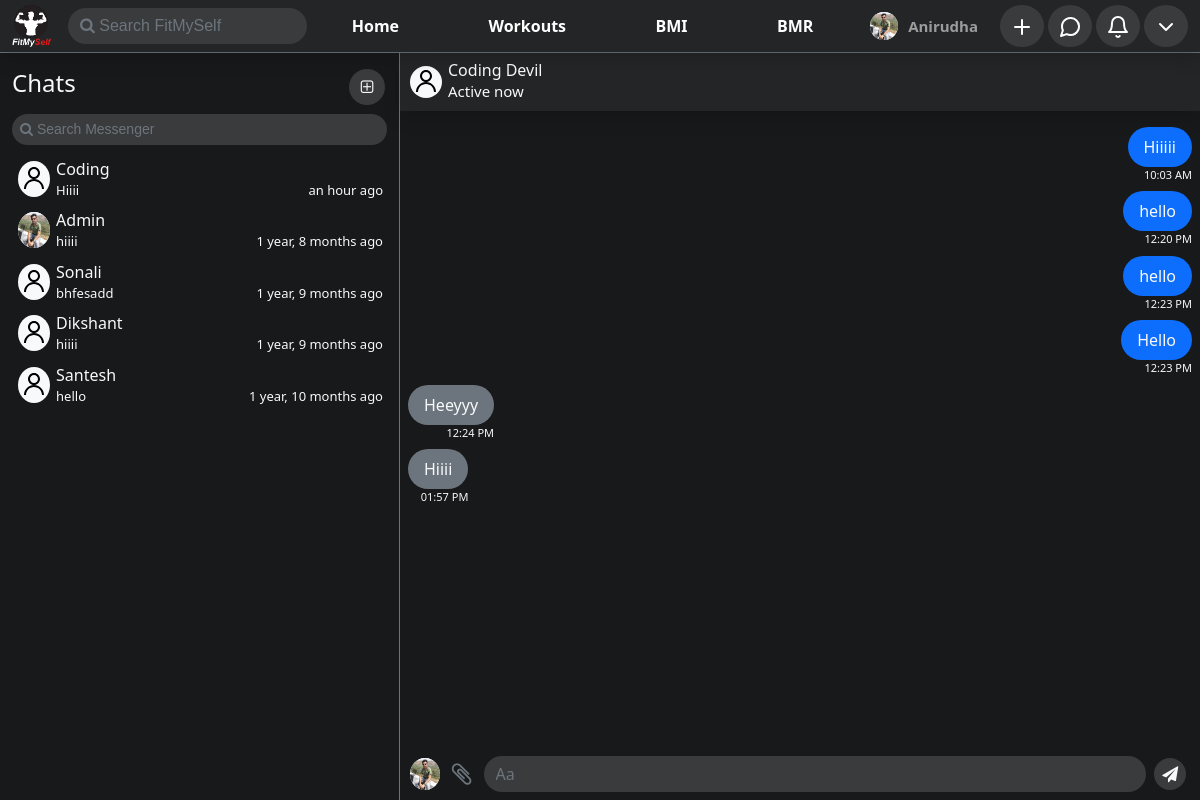
The app's page /messenger/chat/roomAnirudha.Jadhav.3.Coding.Devil.11 (signed in) with its own data.
### home/models.py (models this page shows, shortened)
class ProfilePictures(models.Model):
    user = models.ForeignKey(User,on_delete=models.CASCADE,null=True)
    upload_on = models.DateTimeField(default = timezone.now,null=True)
    display_picture = models.ImageField(upload_to=dpPath,null=True,blank=True)

### messenger/models.py (models this page shows, shortened)
class Room(models.Model):
    name = models.CharField(max_length = 1000)
    users = models.ManyToManyField(User)
    updated = models.DateTimeField(default=timezone.now)

class Message(models.Model):
    user = models.ForeignKey(User,on_delete=models.CASCADE)
    room = models.ForeignKey(Room,on_delete=models.CASCADE)
    msg = models.CharField(max_length = 10000)
    media = models.FileField(upload_to=filePath,null=True,blank=True)
    time = models.DateTimeField(default = timezone.now)
    seen = models.BooleanField(default=False)

### messenger/views.py (the view, shortened to what this page needs)
# urls.py: path('chat/<str:name>',views.chat,name='chat'),
def chat(request,name):
    if not request.user.is_authenticated:
        return redirect('/')
    this_user = UserExtended.objects.get(user = request.user)
    rooms = Room.objects.filter(users=request.user).order_by("-updated")
    chat_room = Room.objects.get(name=name)
    users = chat_room.users.all()
    chats = Message.objects.filter(room = chat_room)
    show_chat = {}
    for user in users:
        if user == request.user:
            continue
        else:
            chat_user = user
    user_profile_pic = ProfilePictures.objects.filter(user=chat_user).order_by('-upload_on').first()
    friends = Friend.objects.filter(user= request.user)
    profile_pic = ProfilePictures.objects.filter(user=request.user).order_by('-upload_on').first()
    friends_profile_pics = {}
    room_user_profile_pic = {}
    for friend in friends:
        friends_profile_pics[friend] = ProfilePictures.objects.filter(user = friend.friends.user).order_by('-upload_on').first()
    for room in rooms:
        for user in room.users.all():
            if user.pk is not request.user.pk:
                room_user_profile_pic[user] = ProfilePictures.objects.filter(user = user).order_by("-upload_on").first()
    for room in rooms:
        show_chat[room] = Message.objects.filter(room = room).order_by('-time').first()
    demo_room = Room.objects.get(pk=7)
    demo_msg = Message.objects.filter(room = demo_room).order_by("-time").first()
    params = {
        'chat_friends' : friends,
        'friends_profile_pics' : friends_profile_pics,
        'media' : settings.MEDIA_URL,
        'chat_user' : chat_user,
        'user_profile_pic' : user_profile_pic,
        'room_user_profile_pic' : room_user_profile_pic,
        'profile_pic' : profile_pic,
        'chat_room' : chat_room,
        'rooms' : rooms,
        'chats' : chats,
        'show_chat' : show_chat,
        'this_user' : this_user,
    }
    return render(request,'messenger/index.html',params)

### messenger/templates/messenger/index.html (shortened to what this page needs)
{% extends 'base.html' %}
{% load static %}
{% load humanize %}
{% load extras %}
{% block body %}
<div id="main-div" class="container-fluid">
    <div class="row border-top border-secondary messenger" id="messenger">
        <div class="col-4 border-end border-secondary">
            <div class="chat-head pt-3 pb-2 d-flex justify-content-between">
                <h4 class="text-light">Chats</h4>
                <span class="icon rounded-circle chat-link" style="width: 36px; height: 36px;">
                    <a href="#" id="new-chat" role="button" data-bs-toggle="dropdown" aria-expanded="false"><i class="fa fa-plus-square-o text-light"></i></a>
                </span>
            </div>
            <div class="chat-search w-100">
                <form id="search-form" action="" class="w-100" method="get" target="content">
                    <input class="no-outline text-light outline-none form-control form-control-sm rounded-pill me-2 chat-search" name="search" onchange="form.submit()" type="text" placeholder="&#xF002; Search Messenger" style="font-family:Arial, FontAwesome; width: 100%; background-color: #3a3b3c;" aria-label="Search">
                </form>
            </div>
            <div class="chat-contacts p-0 mt-2">
                <ul class="p-0" id="rooms">
                    {% for room in rooms %}
                        {% for u in room.users.all %}
                        {% if u.pk is not request.user.pk %}
                        <li class="text-light">
                            <a href="/messenger/chat/{{room.name}}" class="dropdown-item px-1 text-light d-flex align-items-center justify-content-start">
                                <span class="icon rounded-circle" style="width: 36px; height: 36px;">
                                    <img src="{% if room_user_profile_pic|value:u %}{{media}}{{room_user_profile_pic|value:u}}{% else %}{% static 'images/user.svg' %}{% endif %}" class="rounded-circle bg-light w-100 h-100" alt="">
                                </span>
                                <span class="ms-1 w-100">
                                    <p class="m-0">
                                        {{u.first_name}}
                                    </p>
                                    <span class="d-flex align-items-center justify-content-between w-100">
                                        <p style="font-size: .8125rem;" class="m-0">{{show_chat|chat:room}}</p>
                                        <p style="font-size: .8125rem;" class="m-0">{{show_chat|chat_time:room|naturaltime}}</p>
                                    </span>
                                </span>
                            </a>
                        </li>
                        {% endif %}
                        {% endfor %}
                    {% endfor %}
                </ul>
            </div>
        </div>
        <div class="col-8 p-0" id="message-main">
            <div class="messenger-head shadow m-0 navbar-bg d-flex justify-content-start align-items-center p-2" id="message-head">
                <span class="icon rounded-circle bg-light" style="width: 32px; height: 32px;">
                    <img src="{% if user_profile_pic %}{{media}}{{user_profile_pic.display_picture}}{% else %}{% static 'images/user.svg' %}{% endif %}" class="rounded-circle w-100 h-100" alt="">
                </span>
                <span class="ms-1">
                    <h6 class="text-light mb-0">{{chat_user.first_name}} {{chat_user.last_name}}</h6>
                    <p style="font-size: .9375rem;" class="m-0 text-light">Active {% if chat_user.is_active %}now{% else %} {{chat_user.last_login|naturaltime}}{% endif %}</p>
                </span>
            </div>
            <div class="px-2 message-container container-fluid pb-2 py-2" id="message-container">
                {% for chat in chats %}
                <div class="message my-2 {% if chat.user.pk is request.user.pk %}ms-auto {% endif %}" style="width: max-content;">
                    <div class="{% if chat.user.pk is request.user.pk %}bg-primary{% else %}bg-secondary{% endif %} {% if chat.media %} rounded-3 {% else %}rounded-pill px-3 py-2{% endif %}">
                        <p class="text-light m-0">{{chat.msg}}</p>
                    </div>
                    <p class="text-light m-0 text-end" style="font-size: .6875rem;">{{chat.time|date:'h:i A'}}</p>
                </div>
                {% endfor %}
            </div>
            <div class="message-form p-2 d-flex justify-content-start align-items-center w-100" id="message-form">
                <span class="icon rounded-circle bg-light" style="width: 32px; height: 32px;">
                    <img src="{% if profile_pic %}{{media}}{{profile_pic.display_picture}}{% else %}{% static 'images/user.svg' %}{% endif %}" class="rounded-circle" style="width: 100%; height: 100%;" alt="">
                </span>
                <button class="icon rounded-circle ms-1 attachment-btn no-outline" style="width: 32px; height: 32px;" onclick="document.getElementById('attachment').click()">
                    <i class="fa fa-paperclip text-secondary" style="font-size: 25px;"></i>
                </button>
                <form action="/messenger/chat/{{chat_room.name}}" class="mx-1 d-flex align-items-center w-100" method="post" enctype="multipart/form-data">
                    <span style="width :60%">
                        <input type="text"
                        class="message-input no-outline text-light outline-none
                         form-control rounded-pill me-2"
                        name="message" style="width: 100%;" placeholder="Aa">
                    </span>
                    <span>
                        <button class="icon rounded-circle border-0 outline-0 chat-link p-0 ms-2" type="submit" style="width: 32px; height: 32px;">
                            <i class="fa fa-send text-light"></i>
                        </button>
                    </span>
                </form>
            </div>
        </div>
    </div>
</div>
{% endblock body %}

### templates/base.html (shortened to what this page needs)
{% load static %}
{% load humanize %}
{% load extras %}
<!doctype html>
<html lang="en">
<head>
    <link href="https://cdn.jsdelivr.net/npm/bootstrap@5.0.0-beta1/dist/css/bootstrap.min.css" rel="stylesheet"
>
    <link rel="stylesheet" href="https://cdnjs.cloudflare.com/ajax/libs/font-awesome/4.7.0/css/font-awesome.min.css">
</head>
<body style="background-color: #18191a;">
    <nav class="navbar shadow p-0 navbar-expand-lg fixed-top navbar-dark navbar-bg" id="navbar">
        <div class="container-fluid">
            <div class="logo">
                <a class="navbar-brand text-right" href="/"><img src="{% static 'images/logo.png' %}" width="40px"
                        alt="logo"></a>
                <form id="search-form" action="" method="get">
                    <input class="no-outline text-light outline-none form-control rounded-pill me-2" id="search" name="search" onchange="searchRes()" type="text" placeholder="&#xF002; Search FitMySelf" style="font-family:Arial, FontAwesome" aria-label="Search">
                </form>
            </div>
            <div class="collapse navbar-collapse" id="navbarSupportedContent">
                <ul class="navbar-nav mb-2 mb-lg-0" id="main-nav">
                    <li class="nav-item">
                        <a href="/" class="navbar-link rounded nav-link {% if request.get_full_path == '/' %} nav-active {% endif %}">Home</a>
                    </li>
                    <li class="nav-item">
                        <a href="/workout" class="navbar-link rounded nav-link {% if request.get_full_path == '/workout/' %} nav-active {% endif %}">Workouts</a>
                    </li>
                    <li class="nav-item">
                        <a href="/calculator/bmi_calculator" class="navbar-link rounded nav-link {% if request.get_full_path == '/calculator/bmi_calculator' %} nav-active {% endif %}">BMI</a>
                    </li>
                    <li class="nav-item">
                        <a href="/calculator/bmr_calculator" class="navbar-link rounded nav-link {% if request.get_full_path == '/calculator/bmr_calculator' %} nav-active {% endif %}">BMR</a>
                    </li>
                </ul>
                {% if request.user.is_authenticated %}
                <ul class="navbar-nav mb-2 mb-lg-0" id="secondary-nav" onresize="changeSize()">
                    <li class="nav-item rounded-pill px-2 profile-name {% if request.get_full_path == '/'|addstr:request.user.slug %}nav-active{% endif %}" style="width: max-content;">
                        <div class="d-flex my-auto h-100  justify-content-between align-items-center">
                            <span class="icon rounded-circle bg-light">
                                <img src="{% if user_profile %}{{media}}{{user_profile.display_picture}}{% else %}{% static 'images/user.svg' %}{% endif %}"
                                    class="rounded-circle" style="width: 100%; height: 100%;" alt="">
                            </span>
                            <a href="/user/{{user.slug}}" class="nav-link py-0" style="font-size: .9375rem; font-weight: 600;">
                                {{request.user.first_name}}
                            </a>
                        </div>
                    </li>
                    <li class="nav-item dropdown">
                        <span class="icon w-100 h-100 basic-nav rounded-circle">
                            <a href="#" class="nav-link" id="add" role="button" data-bs-toggle="dropdown" aria-expanded="false">
                                <img src="{% static 'images/plus.svg' %}" class="w-100 h-100" alt="">
                            </a>
                        </span>
                    </li>
                    <li class="nav-item">
                        <span class="icon w-100 h-100 basic-nav rounded-circle">
                            <a class="nav-link" href="/messenger" id="messengerDropdown" role="button">
                                <img src="{% static 'images/mess.svg' %}" class="w-100 h-100" style="height: 100%; width: 100%;" alt="">
                            </a>
                        </span>
                    </li>
                    <li class="nav-item dropdown">
                        <span class="icon w-100 h-100 basic-nav rounded-circle">
                            <a class="nav-link" href="#" id="notificationDropdown" role="button" data-bs-toggle="dropdown" aria-expanded="false">
                                <img src="{% static 'images/bell.svg' %}" style="width: 100%; height: 100%;" alt="">
                            </a>
                        </span>
                    </li>
                    <li class="nav-item">
                        <span class="dropdown icon w-100 h-100 basic-nav rounded-circle">
                            <a class="nav-link" id="profileDropdown" href="#" role="button" id="profileDropdown"
                                data-bs-toggle="dropdown" aria-expanded="false">
                                <img src="{% static 'images/chevron-down.svg' %}" style="width: 100%; height: 100%;"
                                    alt="">
                            </a>
                        </span>
                    </li>
                </ul>
                {% endif %}
            </div>
        </div>
    </nav>
    {% block body %}
    {% endblock body %}
</body>
</html>

### records on screen
ProfilePictures: display_picture (picture)
Room: id.msg "Hiiii", id.time "an hour ago"
Room: id.msg "hiiii", id.time "1 year, 8 months ago"
Room: id.msg "bhfesadd", id.time "1 year, 9 months ago"
Room: id.msg "hiiii", id.time "1 year, 9 months ago"
Room: id.msg "hello", id.time "1 year, 10 months ago"
Message: msg "Hiiiii", time "10:03 AM"
Message: msg "hello", time "12:20 PM"
Message: msg "hello", time "12:23 PM"
Message: msg "Hello", time "12:23 PM"
Message: msg "Heeyyy", time "12:24 PM"
Message: msg "Hiiii", time "01:57 PM"

### other values on screen
{{ request.user.first_name }} "Anirudha"
{{ u.first_name }} "Coding"
{{ u.first_name }} "Admin"
{{ u.first_name }} "Sonali"
{{ u.first_name }} "Dikshant"
{{ u.first_name }} "Santesh"
{{ chat_user.first_name }} "Coding"
{{ chat_user.last_name }} "Devil"
